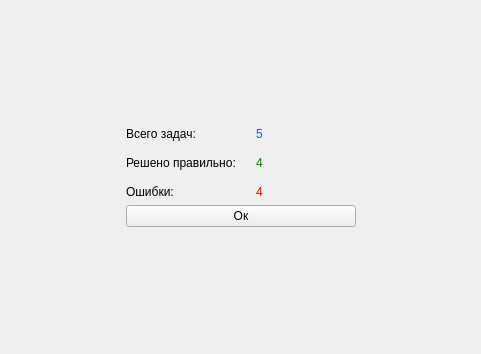
<?xml version="1.0" encoding="UTF-8"?>
<ui version="4.0">
 <class>FinishTest</class>
 <widget class="QWidget" name="FinishTest">
  <property name="geometry">
   <rect>
    <x>0</x>
    <y>0</y>
    <width>481</width>
    <height>354</height>
   </rect>
  </property>
  <property name="windowTitle">
   <string>Form</string>
  </property>
  <layout class="QGridLayout" name="gridLayout_2">
   <item row="1" column="2">
    <spacer name="horizontalSpacer_2">
     <property name="orientation">
      <enum>Qt::Horizontal</enum>
     </property>
     <property name="sizeHint" stdset="0">
      <size>
       <width>112</width>
       <height>20</height>
      </size>
     </property>
    </spacer>
   </item>
   <item row="0" column="1">
    <spacer name="verticalSpacer_2">
     <property name="orientation">
      <enum>Qt::Vertical</enum>
     </property>
     <property name="sizeHint" stdset="0">
      <size>
       <width>20</width>
       <height>109</height>
      </size>
     </property>
    </spacer>
   </item>
   <item row="1" column="1">
    <layout class="QGridLayout" name="gridLayout">
     <property name="sizeConstraint">
      <enum>QLayout::SetFixedSize</enum>
     </property>
     <property name="horizontalSpacing">
      <number>20</number>
     </property>
     <property name="verticalSpacing">
      <number>15</number>
     </property>
     <item row="0" column="0">
      <widget class="QLabel" name="label">
       <property name="text">
        <string>Всего задач:</string>
       </property>
      </widget>
     </item>
     <item row="0" column="1">
      <widget class="QLabel" name="countTasksLbl">
       <property name="minimumSize">
        <size>
         <width>100</width>
         <height>0</height>
        </size>
       </property>
       <property name="styleSheet">
        <string notr="true">color: #0660e7
</string>
       </property>
       <property name="text">
        <string>5</string>
       </property>
      </widget>
     </item>
     <item row="1" column="0">
      <widget class="QLabel" name="label_3">
       <property name="text">
        <string>Решено правильно:</string>
       </property>
      </widget>
     </item>
     <item row="1" column="1">
      <widget class="QLabel" name="rightLbl">
       <property name="minimumSize">
        <size>
         <width>100</width>
         <height>0</height>
        </size>
       </property>
       <property name="styleSheet">
        <string notr="true">color: green
</string>
       </property>
       <property name="text">
        <string>4</string>
       </property>
      </widget>
     </item>
     <item row="2" column="0">
      <widget class="QLabel" name="label_5">
       <property name="text">
        <string>Ошибки:</string>
       </property>
      </widget>
     </item>
     <item row="2" column="1">
      <widget class="QLabel" name="errorsLbl">
       <property name="minimumSize">
        <size>
         <width>100</width>
         <height>0</height>
        </size>
       </property>
       <property name="styleSheet">
        <string notr="true">color: red</string>
       </property>
       <property name="text">
        <string>4</string>
       </property>
      </widget>
     </item>
    </layout>
   </item>
   <item row="3" column="1">
    <spacer name="verticalSpacer">
     <property name="orientation">
      <enum>Qt::Vertical</enum>
     </property>
     <property name="sizeHint" stdset="0">
      <size>
       <width>20</width>
       <height>109</height>
      </size>
     </property>
    </spacer>
   </item>
   <item row="1" column="0">
    <spacer name="horizontalSpacer">
     <property name="orientation">
      <enum>Qt::Horizontal</enum>
     </property>
     <property name="sizeHint" stdset="0">
      <size>
       <width>112</width>
       <height>20</height>
      </size>
     </property>
    </spacer>
   </item>
   <item row="2" column="1">
    <widget class="QPushButton" name="okBtn">
     <property name="text">
      <string>Ок</string>
     </property>
    </widget>
   </item>
  </layout>
 </widget>
 <resources/>
 <connections/>
</ui>
